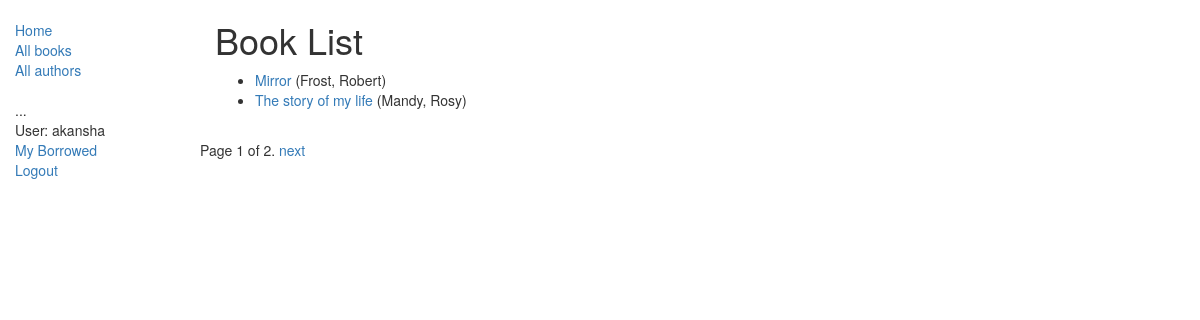
Page /catalog/books/ (signed in) on the committed database.
### catalog/models.py (models this page shows, shortened)
class Book(models.Model):
	title = models.CharField(max_length=200)
	author = models.ForeignKey('Author', on_delete=models.SET_NULL, null=True)
	summary = models.TextField(max_length=1000, help_text='Enter a brief description of the book')
	isbn = models.CharField('ISBN',max_length=13, help_text='13 Character <a href="https://www.isbn-international.org/content/what-isbn">ISBN number</a>')
	genre = models.ManyToManyField(Genre, help_text='Select a genre for this book')
	language = models.ForeignKey('Language', on_delete=models.SET_NULL, null=True)
	def get_absolute_url(self):
		return reverse('book-detail', args=[str(self.id)])

class Author(models.Model):
	first_name = models.CharField(max_length=100)
	last_name = models.CharField(max_length=100)
	date_of_birth = models.DateField(null=True, blank=True)
	date_of_death = models.DateField('Died', null=True, blank=True)
	class Meta:
		ordering = ["last_name","first_name"]
	def __str__(self):
		return '{0}, {1}'.format(self.last_name,self.first_name)

### catalog/views.py (the view)
# urls.py: path('books/', views.BookListView.as_view(), name='books'),
class BookListView(generic.ListView):
    model = Book
    paginate_by=2
    '''
	def get_queryset(self):
        return Book.objects.filter(title__icontains='war')[:5] # Get 5 books containing the title war
    def get_context_data(self, **kwargs):
        # Call the base implementation first to get the context
        context = super(BookListView, self).get_context_data(**kwargs)
        # Create any data and add it to the context
        context['some_data'] = 'This is just some data'
        return context
    '''

### catalog/templates/catalog/book_list.html
{% extends "base_generic.html" %}
{% block content %}
    <h1>Book List</h1>
    {% if book_list %}
    <ul>
      {% for book in book_list %}
      <li>
        <a href="{{ book.get_absolute_url }}">{{ book.title }}</a> ({{book.author}})
      </li>
      {% endfor %}
    </ul>
    {% else %}
      <p>There are no books in the library.</p>
    {% endif %}
{% endblock %}

### catalog/templates/base_generic.html (shortened to what this page needs)
<!DOCTYPE html>
<html lang="en">
<head>
  <link rel="stylesheet" href="https://maxcdn.bootstrapcdn.com/bootstrap/3.3.7/css/bootstrap.min.css">
  {% load static %}
  <link rel="stylesheet" href="{% static 'css/styles.css' %}">
</head>
<body>
  <div class="container-fluid">
    <div class="row">
      <div class="col-sm-2">
      {% block sidebar %}
      <ul class="sidebar-nav">
          <li><a href="{% url 'index' %}">Home</a></li>
          <li><a href="{% url 'books' %}">All books</a></li>
          <li><a href="{% url 'authors' %}">All authors</a></li>
      </ul>
	  <ul class="sidebar-nav">
    ...
   {% if user.is_authenticated %}
     <li>User: {{ user.get_username }}</li>
	 <li><a href="{% url 'my-borrowed' %}">My Borrowed</a></li>
     <li><a href="{% url 'logout'%}?next={{request.path}}">Logout</a></li>
   {% else %}
     <li><a href="{% url 'login'%}?next={{request.path}}">Login</a></li>
   {% endif %}
  </ul>
     {% endblock %}
      </div>
      <div class="col-sm-10 ">
      {% block content %}{% endblock %}
      </div>
	  {% block pagination %}
  {% if is_paginated %}
      <div class="pagination">
          <span class="page-links">
              <span class="page-current">
                  Page {{ page_obj.number }} of {{ page_obj.paginator.num_pages }}.
              </span>
              {% if page_obj.has_next %}
                  <a href="{{ request.path }}?page={{ page_obj.next_page_number }}">next</a>
              {% endif %}
          </span>
      </div>
  {% endif %}
{% endblock %}
    </div>
  </div>
</body>
</html>

### catalog/static/css/styles.css (style rules this page uses)
.sidebar-nav { margin-top: 20px; padding: 0; list-style: none; }

### rows in the picture
Book: title "Mirror", author "Frost, Robert"
Book: title "The story of my life", author "Mandy, Rosy"

### other values in the picture
{{ user.get_username }} "akansha"
{{ page_obj.number }} "1"
{{ page_obj.paginator.num_pages }} "2"
